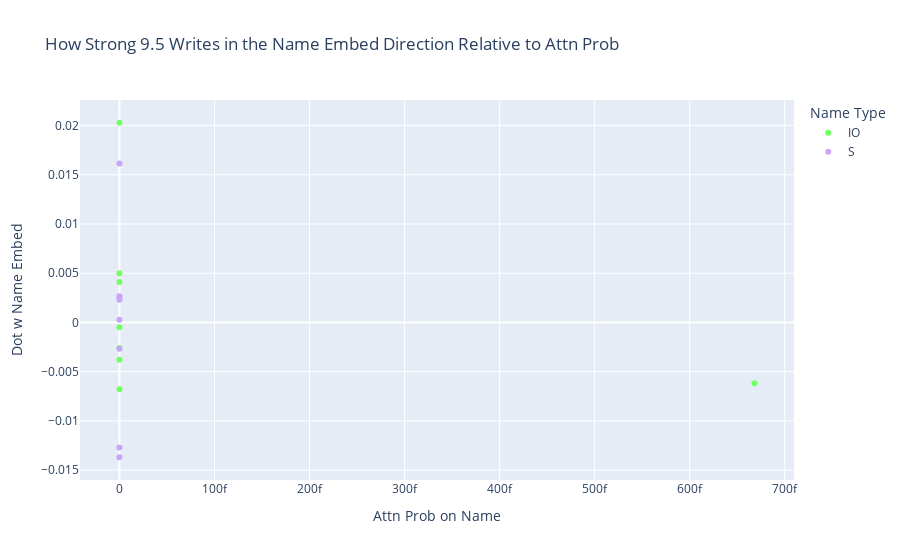

The notebook cell saved with this chart:
### Code cell
scatter_attention_and_contribution(model, (9, 5), prompts, io_positions, s_positions, answer_residual_directions)

### Figure 1 — Plotly figure (JSON) as saved in the notebook; plotly's stock layout.template omitted (floating-point values rounded to 4 significant figures)
{"data": [{"customdata": [["When John and Mary went to the shops, John gave the bag to"], ["When John and Mary went to the shops, Mary gave the bag to"], ["When Tom and James went to the park, James gave the ball to"], ["When Tom and James went to the park, Tom gave the ball to"], ["When Dan and Sid went to the shops, Sid gave an apple to"], ["When Dan and Sid went to the shops, Dan gave an apple to"], ["After Martin and Amy went to the park, Amy gave a drink to"], ["After Martin and Amy went to the park, Martin gave a drink to"]], "hovertemplate": "Name Type=IO<br>Attn Prob on Name=%{x}<br>Dot w Name Embed=%{y}<br>text=%{customdata[0]}<extra></extra>", "legendgroup": "IO", "marker": {"color": "rgb(114,255,100)", "symbol": "circle"}, "mode": "markers", "name": "IO", "orientation": "v", "showlegend": true, "type": "scatter", "x": [0, 0, 0, 2.398e-42, 0, 0, 0, 6.682e-13], "xaxis": "x", "y": [-0.00259, -0.006797, -0.003794, 0.02029, 0.0041, -0.0004772, 0.005003, -0.006176], "yaxis": "y"}, {"customdata": [["When John and Mary went to the shops, John gave the bag to"], ["When John and Mary went to the shops, Mary gave the bag to"], ["When Tom and James went to the park, James gave the ball to"], ["When Tom and James went to the park, Tom gave the ball to"], ["When Dan and Sid went to the shops, Sid gave an apple to"], ["When Dan and Sid went to the shops, Dan gave an apple to"], ["After Martin and Amy went to the park, Amy gave a drink to"], ["After Martin and Amy went to the park, Martin gave a drink to"]], "hovertemplate": "Name Type=S<br>Attn Prob on Name=%{x}<br>Dot w Name Embed=%{y}<br>text=%{customdata[0]}<extra></extra>", "legendgroup": "S", "marker": {"color": "rgb(201,165,247)", "symbol": "circle"}, "mode": "markers", "name": "S", "orientation": "v", "showlegend": true, "type": "scatter", "x": [0, 0, 0, 3.276e-28, 0, 0, 0, 2.582e-35], "xaxis": "x", "y": [-0.0137, 0.002303, -0.002667, -0.01272, 0.0002785, 0.002596, 0.01614, 0.002672], "yaxis": "y"}], "layout": {"legend": {"title": {"text": "Name Type"}, "tracegroupgap": 0}, "title": {"text": "How Strong 9.5 Writes in the Name Embed Direction Relative to Attn Prob"}, "xaxis": {"anchor": "y", "domain": [0, 1], "title": {"text": "Attn Prob on Name"}}, "yaxis": {"anchor": "x", "domain": [0, 1], "title": {"text": "Dot w Name Embed"}}}}
